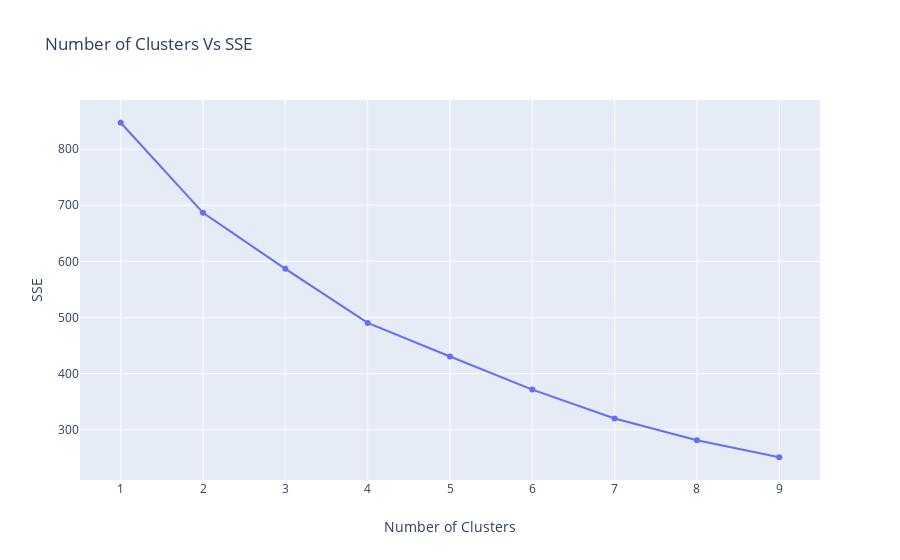

The code cell stored with this chart in its notebook:
### Code cell
trace0=go.Scatter(type="scatter",
                   x=list(sse.keys()),
                  y=list(sse.values()))

data=[trace0]

layout = go.Layout(title = 'Number of Clusters Vs SSE ',xaxis=dict(title= 'Number of Clusters'),
                   yaxis=dict(title= 'SSE'))

    
fig = go.Figure(data=data, layout=layout)    
iplot(fig)

### Figure 1 — Plotly figure (JSON) as saved in the notebook; plotly's stock layout.template omitted (floating-point values rounded to 4 significant figures)
{"data": [{"type": "scatter", "x": [1, 2, 3, 4, 5, 6, 7, 8, 9], "y": [847.0, 686.5, 586.6, 490.2, 430.4, 371.4, 319.9, 281.1, 250.8]}], "layout": {"title": {"text": "Number of Clusters Vs SSE "}, "xaxis": {"title": {"text": "Number of Clusters"}}, "yaxis": {"title": {"text": "SSE"}}}}
